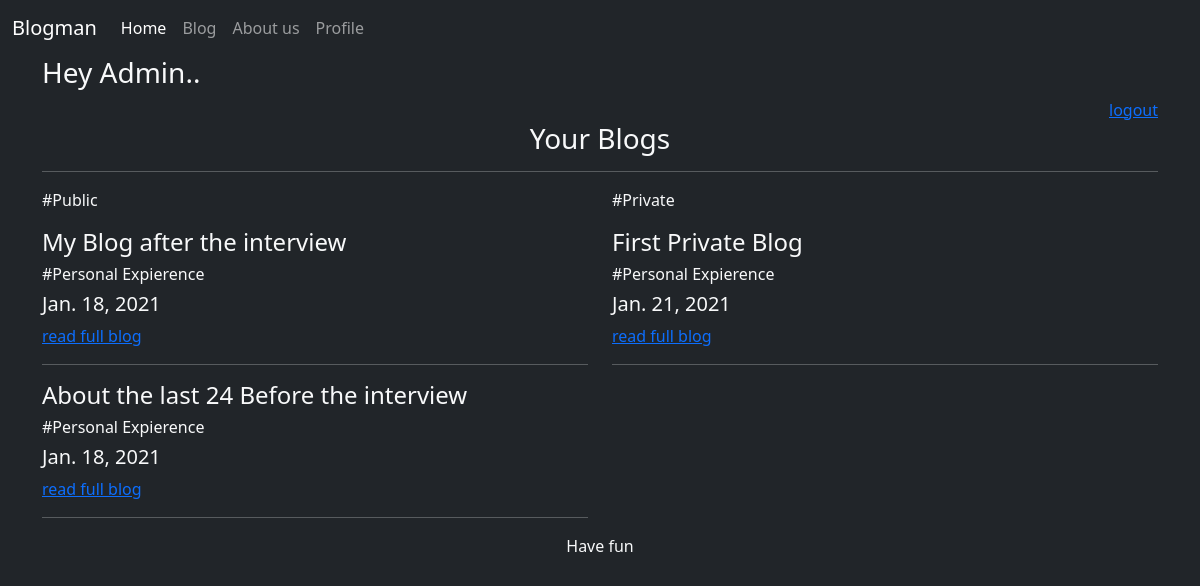
The app's page /profilepage (signed in) with its own data.
### blogs/models.py (models this page shows, shortened)
class Blog(models.Model):
	genre_type = [
		("Science and Technology","Science and Technology"),
		("Literature","Literature"),
		("Action","Action"),
		("Personal Expierence","Personal Expierence"),
	]
	author = models.CharField(max_length=30)
	title  = models.CharField(max_length=30)
	genre  = models.CharField(max_length = 30, blank = True, null = True, choices=genre_type)
	content= models.TextField(blank = False)
	date   = models.DateField(blank= False, auto_now=True)
	private= models.BooleanField(default= False)

### blogs/views.py (the view)
# urls.py: path('profilepage',blog_views.profile,name="profile"),
@login_required
def profile(request, *agrs, **kwargs):
	obj = Blog.objects.filter(author= request.user.username)
	context={
		"Public_blogs":obj.filter(private=False),
		"Private_blogs":obj.filter(private=True)
	}
	return render(request, 'profile.html', context)

### templates/profile.html
{%extends 'Base.html'%}
{%block body%}
	<div class="container">
		<h3>Hey {{request.user|capfirst}}..</h3>
		<a style="float: right" href="/logout">logout</a>
		<br>
		<center><h3> Your Blogs </h3></center>
		<hr>
		<div class="row">
			<div class="col-sm">
				<p>#Public</p>
				{%for blog in Public_blogs%}
					<div class="my-3">
						<h4>{{blog.title}}</h4>
						<h6>#{{blog.genre}}</h6>
						<h5>{{blog.date}}</h5>
						<a href="#">read full blog</a>
						<hr>
					</div>
				{%endfor%}
			</div>
			<div class="col-sm">
				<p>#Private</p>
				{%for blog in Private_blogs%}
					<div class="my-3">
						<h4>{{blog.title}}</h4>
						<h6>#{{blog.genre}}</h6>
						<h5>{{blog.date}}</h5>
						<a href="#">read full blog</a>
						<hr>
					</div>
				{%endfor%}
			</div>
		</div>
	</div>
{%endblock body%}

### records on screen
Blog: title "My Blog after the interview", genre "Personal Expierence", date "Jan. 18, 2021"
Blog: title "About the last 24 Before the interview", genre "Personal Expierence", date "Jan. 18, 2021"
Blog: title "First Private Blog", genre "Personal Expierence", date "Jan. 21, 2021"

### other values on screen
{{ request.user|capfirst }} "Admin"
